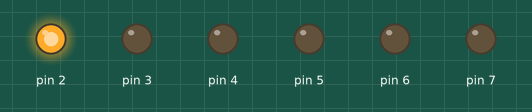
A sketch run on a simulated Arduino Uno, built with avr-gcc and run on an emulated ATmega328P. Shown: output pins drawn as LEDs (lit = HIGH).

Above: at 0.05 s.
At 0.25 s:
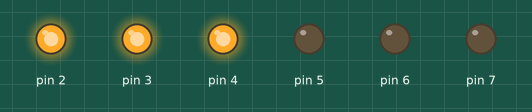
At 0.65 s:
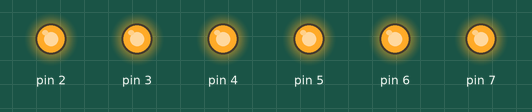
At 1.15 s:
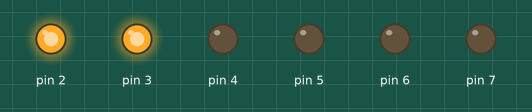
At 1.85 s:
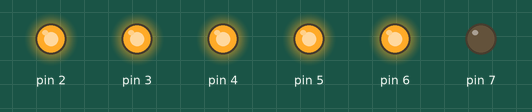
At 3.15 s:
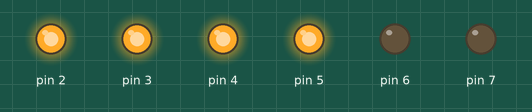
Timing chart, 0 to 3.5 s (numbered marks = the images above):
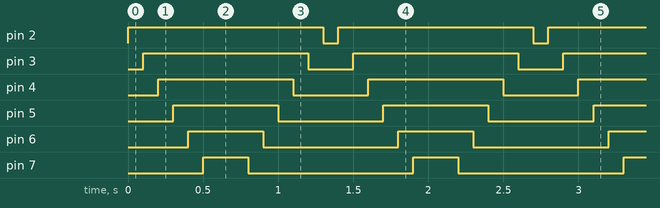

Measured:
- by itself, pin 2: alternates HIGH for 1.3 s and LOW for 0.10 s
- by itself, pin 3: alternates HIGH for 1.1 s and LOW for 0.30 s
- by itself, pin 4: alternates HIGH for 0.90 s and LOW for 0.50 s
- by itself, pin 5: alternates HIGH for 0.70 s and LOW for 0.70 s
- by itself, pin 6: alternates HIGH for 0.50 s and LOW for 0.90 s
- by itself, pin 7: alternates HIGH for 0.30 s and LOW for 1.1 s

The sketch:

punto_9.ino
```cpp
//Punto 9
void setup() {
  for(int i=2;i<8;i++){ //Contador para una variable que va de 2 a 7
    pinMode(i,OUTPUT); //Se inicializa la variable para que saque la información de cada elemento del 2 al 7
  }
}
void loop() {
  for(int i=2;i<=8;i++){ //Contador para que los elementos del 2 al 7 escriban una señal PWM de 1
    digitalWrite(i,HIGH);
    delay(100); //Esperan 100 milisegundos para hacer la secuencia
  }
  for(int i=8;i>=2;i--){//Contador para que los elementos del 7 al 2 escriban una señal PWM de 0
    digitalWrite(i,LOW);
    delay(100); //Esperan 100 milisegundos para hacer la secuencia
  }
}//Prueba física: https://youtu.be/XtHd5ihyOso
```
